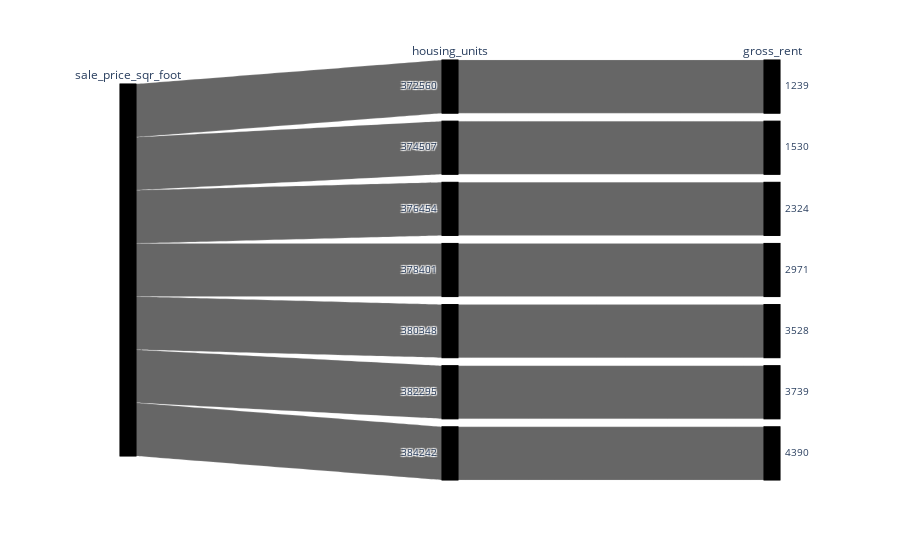

The notebook cell saved with this chart:
### Code cell
def parallel_categories():
    """Parallel Categories Plot."""
    
px.parallel_categories(expensive_neighborhoods, color='sale_price_sqr_foot')

### Figure 1 — Plotly figure (JSON) as saved in the notebook; plotly's stock layout.template omitted (floating-point values rounded to 4 significant figures)
{"data": [{"dimensions": [{"label": "sale_price_sqr_foot", "values": [null, null, null, null, null, null, null]}, {"label": "housing_units", "values": [372560, 374507, 376454, 378401, 380348, 382295, 384242]}, {"label": "gross_rent", "values": [1239, 1530, 2324, 2971, 3528, 3739, 4390]}], "domain": {"x": [0, 1], "y": [0, 1]}, "line": {"color": [null, null, null, null, null, null, null], "coloraxis": "coloraxis"}, "name": "", "type": "parcats"}], "layout": {"autosize": true, "coloraxis": {"colorbar": {"title": {"text": "sale_price_sqr_foot"}}, "colorscale": [[0, "#0d0887"], [0.1111, "#46039f"], [0.2222, "#7201a8"], [0.3333, "#9c179e"], [0.4444, "#bd3786"], [0.5556, "#d8576b"], [0.6667, "#ed7953"], [0.7778, "#fb9f3a"], [0.8889, "#fdca26"], [1, "#f0f921"]]}, "legend": {"tracegroupgap": 0}, "margin": {"t": 60}}}
